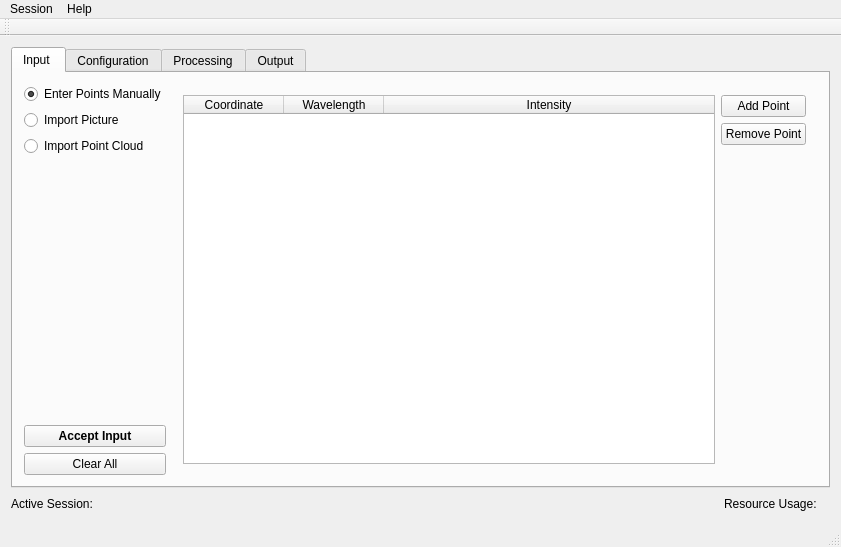
<?xml version="1.0" encoding="UTF-8"?>
<ui version="4.0">
 <class>GUIforDemoClass</class>
 <widget class="QMainWindow" name="GUIforDemoClass">
  <property name="geometry">
   <rect>
    <x>0</x>
    <y>0</y>
    <width>841</width>
    <height>547</height>
   </rect>
  </property>
  <property name="windowTitle">
   <string>GUI for Demo</string>
  </property>
  <widget class="QWidget" name="centralWidget">
   <layout class="QVBoxLayout" name="verticalLayout_2">
    <item>
     <layout class="QVBoxLayout" name="verticalLayout">
      <item>
       <widget class="QTabWidget" name="tabWidget">
        <property name="currentIndex">
         <number>0</number>
        </property>
        <widget class="QWidget" name="tab">
         <attribute name="title">
          <string>Input </string>
         </attribute>
         <layout class="QHBoxLayout" name="horizontalLayout_3">
          <item>
           <layout class="QVBoxLayout" name="verticalLayout_6">
            <item>
             <layout class="QVBoxLayout" name="verticalLayout_4">
              <item>
               <widget class="QRadioButton" name="radioButton">
                <property name="text">
                 <string>Enter Points Manually</string>
                </property>
                <property name="checked">
                 <bool>true</bool>
                </property>
               </widget>
              </item>
              <item>
               <widget class="QRadioButton" name="radioButton_2">
                <property name="text">
                 <string>Import Picture</string>
                </property>
               </widget>
              </item>
              <item>
               <widget class="QRadioButton" name="radioButton_3">
                <property name="text">
                 <string>Import Point Cloud</string>
                </property>
               </widget>
              </item>
             </layout>
            </item>
            <item>
             <spacer name="verticalSpacer_2">
              <property name="orientation">
               <enum>Qt::Vertical</enum>
              </property>
              <property name="sizeHint" stdset="0">
               <size>
                <width>20</width>
                <height>40</height>
               </size>
              </property>
             </spacer>
            </item>
            <item>
             <layout class="QVBoxLayout" name="verticalLayout_5">
              <item>
               <widget class="QPushButton" name="pushButton_3">
                <property name="font">
                 <font>
                  <weight>75</weight>
                  <bold>true</bold>
                 </font>
                </property>
                <property name="text">
                 <string>Accept Input</string>
                </property>
               </widget>
              </item>
              <item>
               <widget class="QPushButton" name="pushButton_4">
                <property name="text">
                 <string>Clear All</string>
                </property>
               </widget>
              </item>
             </layout>
            </item>
           </layout>
          </item>
          <item>
           <widget class="QStackedWidget" name="stackedWidget">
            <property name="currentIndex">
             <number>0</number>
            </property>
            <widget class="QWidget" name="page">
             <layout class="QHBoxLayout" name="horizontalLayout_2">
              <item>
               <widget class="QTableWidget" name="tableWidget">
                <attribute name="horizontalHeaderStretchLastSection">
                 <bool>true</bool>
                </attribute>
                <attribute name="verticalHeaderShowSortIndicator" stdset="0">
                 <bool>false</bool>
                </attribute>
                <column>
                 <property name="text">
                  <string>Coordinate</string>
                 </property>
                </column>
                <column>
                 <property name="text">
                  <string>Wavelength</string>
                 </property>
                </column>
                <column>
                 <property name="text">
                  <string>Intensity</string>
                 </property>
                </column>
               </widget>
              </item>
              <item>
               <layout class="QVBoxLayout" name="verticalLayout_3">
                <item>
                 <widget class="QPushButton" name="pushButton">
                  <property name="text">
                   <string>Add Point</string>
                  </property>
                 </widget>
                </item>
                <item>
                 <widget class="QPushButton" name="pushButton_2">
                  <property name="text">
                   <string>Remove Point</string>
                  </property>
                 </widget>
                </item>
                <item>
                 <spacer name="verticalSpacer">
                  <property name="orientation">
                   <enum>Qt::Vertical</enum>
                  </property>
                  <property name="sizeHint" stdset="0">
                   <size>
                    <width>20</width>
                    <height>40</height>
                   </size>
                  </property>
                 </spacer>
                </item>
               </layout>
              </item>
             </layout>
            </widget>
            <widget class="QWidget" name="page_2">
             <layout class="QHBoxLayout" name="horizontalLayout_5">
              <item>
               <layout class="QVBoxLayout" name="verticalLayout_11">
                <item>
                 <layout class="QVBoxLayout" name="verticalLayout_10">
                  <item>
                   <layout class="QHBoxLayout" name="horizontalLayout_4">
                    <item>
                     <widget class="QPushButton" name="pushButton_5">
                      <property name="text">
                       <string>Open file:</string>
                      </property>
                     </widget>
                    </item>
                    <item>
                     <widget class="QLineEdit" name="lineEdit"/>
                    </item>
                   </layout>
                  </item>
                  <item>
                   <layout class="QVBoxLayout" name="verticalLayout_7">
                    <item>
                     <widget class="QLabel" name="label_5">
                      <property name="text">
                       <string>File Info</string>
                      </property>
                     </widget>
                    </item>
                    <item>
                     <widget class="QPlainTextEdit" name="plainTextEdit"/>
                    </item>
                   </layout>
                  </item>
                 </layout>
                </item>
                <item>
                 <spacer name="verticalSpacer_3">
                  <property name="orientation">
                   <enum>Qt::Vertical</enum>
                  </property>
                  <property name="sizeHint" stdset="0">
                   <size>
                    <width>20</width>
                    <height>40</height>
                   </size>
                  </property>
                 </spacer>
                </item>
                <item>
                 <widget class="QPushButton" name="pushButton_6">
                  <property name="text">
                   <string>Start Image Sampling</string>
                  </property>
                 </widget>
                </item>
               </layout>
              </item>
              <item>
               <layout class="QVBoxLayout" name="verticalLayout_12">
                <item>
                 <layout class="QVBoxLayout" name="verticalLayout_8">
                  <item>
                   <widget class="QLabel" name="label_6">
                    <property name="text">
                     <string>World Position of Image</string>
                    </property>
                   </widget>
                  </item>
                  <item>
                   <layout class="QGridLayout" name="gridLayout">
                    <item row="0" column="0">
                     <widget class="QLabel" name="label_7">
                      <property name="text">
                       <string>X-coor</string>
                      </property>
                     </widget>
                    </item>
                    <item row="0" column="1">
                     <widget class="QLineEdit" name="lineEdit_2"/>
                    </item>
                    <item row="1" column="0">
                     <widget class="QLabel" name="label_8">
                      <property name="text">
                       <string>Y-coor</string>
                      </property>
                     </widget>
                    </item>
                    <item row="1" column="1">
                     <widget class="QLineEdit" name="lineEdit_3"/>
                    </item>
                    <item row="2" column="0">
                     <widget class="QLabel" name="label_9">
                      <property name="text">
                       <string>Z-coor</string>
                      </property>
                     </widget>
                    </item>
                    <item row="2" column="1">
                     <widget class="QLineEdit" name="lineEdit_4"/>
                    </item>
                   </layout>
                  </item>
                 </layout>
                </item>
                <item>
                 <layout class="QVBoxLayout" name="verticalLayout_9">
                  <item>
                   <widget class="QLabel" name="label_10">
                    <property name="text">
                     <string>Orientation of Image</string>
                    </property>
                   </widget>
                  </item>
                  <item>
                   <layout class="QGridLayout" name="gridLayout_2">
                    <item row="1" column="1">
                     <widget class="QLineEdit" name="lineEdit_6"/>
                    </item>
                    <item row="0" column="1">
                     <widget class="QLineEdit" name="lineEdit_5"/>
                    </item>
                    <item row="1" column="0">
                     <widget class="QLabel" name="label_12">
                      <property name="text">
                       <string>Y-rotation</string>
                      </property>
                     </widget>
                    </item>
                    <item row="2" column="1">
                     <widget class="QLineEdit" name="lineEdit_7"/>
                    </item>
                    <item row="2" column="0">
                     <widget class="QLabel" name="label_13">
                      <property name="text">
                       <string>Z-rotation</string>
                      </property>
                     </widget>
                    </item>
                    <item row="0" column="0">
                     <widget class="QLabel" name="label_11">
                      <property name="text">
                       <string>X-rotation</string>
                      </property>
                     </widget>
                    </item>
                   </layout>
                  </item>
                 </layout>
                </item>
                <item>
                 <spacer name="verticalSpacer_4">
                  <property name="orientation">
                   <enum>Qt::Vertical</enum>
                  </property>
                  <property name="sizeHint" stdset="0">
                   <size>
                    <width>20</width>
                    <height>40</height>
                   </size>
                  </property>
                 </spacer>
                </item>
               </layout>
              </item>
             </layout>
            </widget>
            <widget class="QWidget" name="page_3">
             <layout class="QHBoxLayout" name="horizontalLayout_7">
              <item>
               <layout class="QVBoxLayout" name="verticalLayout_14">
                <item>
                 <layout class="QHBoxLayout" name="horizontalLayout_6">
                  <item>
                   <widget class="QPushButton" name="pushButton_7">
                    <property name="text">
                     <string>Select File</string>
                    </property>
                   </widget>
                  </item>
                  <item>
                   <widget class="QLineEdit" name="lineEdit_8"/>
                  </item>
                 </layout>
                </item>
                <item>
                 <layout class="QVBoxLayout" name="verticalLayout_13">
                  <item>
                   <widget class="QLabel" name="label_14">
                    <property name="text">
                     <string>File Info</string>
                    </property>
                   </widget>
                  </item>
                  <item>
                   <widget class="QPlainTextEdit" name="plainTextEdit_2"/>
                  </item>
                 </layout>
                </item>
                <item>
                 <spacer name="verticalSpacer_5">
                  <property name="orientation">
                   <enum>Qt::Vertical</enum>
                  </property>
                  <property name="sizeHint" stdset="0">
                   <size>
                    <width>20</width>
                    <height>40</height>
                   </size>
                  </property>
                 </spacer>
                </item>
                <item>
                 <widget class="QPushButton" name="pushButton_8">
                  <property name="text">
                   <string>Start Sampling from Imported File</string>
                  </property>
                 </widget>
                </item>
               </layout>
              </item>
              <item>
               <spacer name="horizontalSpacer_2">
                <property name="orientation">
                 <enum>Qt::Horizontal</enum>
                </property>
                <property name="sizeHint" stdset="0">
                 <size>
                  <width>297</width>
                  <height>20</height>
                 </size>
                </property>
               </spacer>
              </item>
             </layout>
            </widget>
           </widget>
          </item>
         </layout>
        </widget>
        <widget class="QWidget" name="tab_2">
         <attribute name="title">
          <string>Configuration</string>
         </attribute>
         <layout class="QHBoxLayout" name="horizontalLayout_10">
          <item>
           <layout class="QVBoxLayout" name="verticalLayout_15">
            <item>
             <widget class="QLabel" name="label_15">
              <property name="text">
               <string>Wavelengths</string>
              </property>
             </widget>
            </item>
            <item>
             <widget class="QListWidget" name="listWidget"/>
            </item>
            <item>
             <widget class="QPushButton" name="pushButton_9">
              <property name="text">
               <string>Check Configuration</string>
              </property>
             </widget>
            </item>
            <item>
             <widget class="QPushButton" name="pushButton_16">
              <property name="text">
               <string>Remove Wavelength</string>
              </property>
             </widget>
            </item>
           </layout>
          </item>
          <item>
           <layout class="QVBoxLayout" name="verticalLayout_18">
            <item>
             <layout class="QVBoxLayout" name="verticalLayout_16">
              <item>
               <layout class="QHBoxLayout" name="horizontalLayout_8">
                <item>
                 <widget class="QLabel" name="label_16">
                  <property name="text">
                   <string>Optical Configuration</string>
                  </property>
                 </widget>
                </item>
                <item>
                 <spacer name="horizontalSpacer_3">
                  <property name="orientation">
                   <enum>Qt::Horizontal</enum>
                  </property>
                  <property name="sizeHint" stdset="0">
                   <size>
                    <width>40</width>
                    <height>20</height>
                   </size>
                  </property>
                 </spacer>
                </item>
                <item>
                 <widget class="QPushButton" name="pushButton_10">
                  <property name="text">
                   <string>Add</string>
                  </property>
                 </widget>
                </item>
                <item>
                 <widget class="QPushButton" name="pushButton_11">
                  <property name="text">
                   <string>Remove</string>
                  </property>
                 </widget>
                </item>
               </layout>
              </item>
              <item>
               <widget class="QTableWidget" name="tableWidget_2">
                <attribute name="horizontalHeaderDefaultSectionSize">
                 <number>150</number>
                </attribute>
                <attribute name="horizontalHeaderStretchLastSection">
                 <bool>true</bool>
                </attribute>
                <column>
                 <property name="text">
                  <string>Coordinate</string>
                 </property>
                </column>
                <column>
                 <property name="text">
                  <string>Diameter</string>
                 </property>
                </column>
                <column>
                 <property name="text">
                  <string>Curve Radius</string>
                 </property>
                </column>
                <column>
                 <property name="text">
                  <string>Refractive Index</string>
                 </property>
                </column>
                <column>
                 <property name="text">
                  <string>Asphericity</string>
                 </property>
                </column>
               </widget>
              </item>
             </layout>
            </item>
            <item>
             <spacer name="verticalSpacer_7">
              <property name="orientation">
               <enum>Qt::Vertical</enum>
              </property>
              <property name="sizeHint" stdset="0">
               <size>
                <width>20</width>
                <height>40</height>
               </size>
              </property>
             </spacer>
            </item>
            <item>
             <layout class="QHBoxLayout" name="horizontalLayout_9">
              <item>
               <layout class="QGridLayout" name="gridLayout_3">
                <item row="0" column="0">
                 <widget class="QLabel" name="label_17">
                  <property name="text">
                   <string>Pixel Grid Configuration</string>
                  </property>
                 </widget>
                </item>
                <item row="0" column="1">
                 <spacer name="horizontalSpacer_4">
                  <property name="orientation">
                   <enum>Qt::Horizontal</enum>
                  </property>
                  <property name="sizeHint" stdset="0">
                   <size>
                    <width>40</width>
                    <height>20</height>
                   </size>
                  </property>
                 </spacer>
                </item>
                <item row="1" column="0">
                 <widget class="QLabel" name="label_18">
                  <property name="text">
                   <string>Angular Resolution (Deg)</string>
                  </property>
                 </widget>
                </item>
                <item row="1" column="1">
                 <widget class="QLineEdit" name="lineEdit_9"/>
                </item>
                <item row="2" column="0">
                 <widget class="QLabel" name="label_19">
                  <property name="text">
                   <string>Max Angular Extend (Deg)</string>
                  </property>
                 </widget>
                </item>
                <item row="2" column="1">
                 <widget class="QLineEdit" name="lineEdit_10"/>
                </item>
               </layout>
              </item>
              <item>
               <spacer name="horizontalSpacer_5">
                <property name="orientation">
                 <enum>Qt::Horizontal</enum>
                </property>
                <property name="sizeHint" stdset="0">
                 <size>
                  <width>40</width>
                  <height>20</height>
                 </size>
                </property>
               </spacer>
              </item>
              <item>
               <layout class="QVBoxLayout" name="verticalLayout_17">
                <item>
                 <widget class="QPushButton" name="pushButton_12">
                  <property name="font">
                   <font>
                    <weight>75</weight>
                    <bold>true</bold>
                   </font>
                  </property>
                  <property name="text">
                   <string>Accept Configuration</string>
                  </property>
                 </widget>
                </item>
                <item>
                 <widget class="QPlainTextEdit" name="plainTextEdit_3">
                  <property name="sizePolicy">
                   <sizepolicy hsizetype="Expanding" vsizetype="Ignored">
                    <horstretch>0</horstretch>
                    <verstretch>0</verstretch>
                   </sizepolicy>
                  </property>
                 </widget>
                </item>
               </layout>
              </item>
             </layout>
            </item>
           </layout>
          </item>
         </layout>
        </widget>
        <widget class="QWidget" name="tab_3">
         <attribute name="title">
          <string>Processing</string>
         </attribute>
         <layout class="QVBoxLayout" name="verticalLayout_19">
          <item>
           <layout class="QGridLayout" name="gridLayout_4">
            <item row="0" column="0">
             <widget class="QPushButton" name="pushButton_13">
              <property name="text">
               <string>Check Data</string>
              </property>
             </widget>
            </item>
            <item row="0" column="1">
             <widget class="QLabel" name="label_20">
              <property name="text">
               <string>&lt;Status&gt;</string>
              </property>
             </widget>
            </item>
            <item row="1" column="0">
             <widget class="QPushButton" name="pushButton_14">
              <property name="text">
               <string>Trace</string>
              </property>
             </widget>
            </item>
            <item row="1" column="1">
             <widget class="QProgressBar" name="progressBar">
              <property name="value">
               <number>24</number>
              </property>
             </widget>
            </item>
            <item row="2" column="0">
             <widget class="QPushButton" name="pushButton_15">
              <property name="text">
               <string>Render</string>
              </property>
             </widget>
            </item>
            <item row="2" column="1">
             <widget class="QProgressBar" name="progressBar_2">
              <property name="value">
               <number>24</number>
              </property>
             </widget>
            </item>
           </layout>
          </item>
          <item>
           <widget class="QPlainTextEdit" name="plainTextEdit_4"/>
          </item>
         </layout>
        </widget>
        <widget class="QWidget" name="tab_4">
         <attribute name="title">
          <string>Output</string>
         </attribute>
        </widget>
       </widget>
      </item>
      <item>
       <layout class="QHBoxLayout" name="horizontalLayout">
        <item>
         <widget class="QLabel" name="label">
          <property name="text">
           <string>Active Session:</string>
          </property>
         </widget>
        </item>
        <item>
         <widget class="QLabel" name="label_3">
          <property name="text">
           <string>&lt;SessionName&gt;</string>
          </property>
         </widget>
        </item>
        <item>
         <spacer name="horizontalSpacer">
          <property name="orientation">
           <enum>Qt::Horizontal</enum>
          </property>
          <property name="sizeHint" stdset="0">
           <size>
            <width>40</width>
            <height>20</height>
           </size>
          </property>
         </spacer>
        </item>
        <item>
         <widget class="QLabel" name="label_2">
          <property name="text">
           <string>Resource Usage:</string>
          </property>
         </widget>
        </item>
        <item>
         <widget class="QLabel" name="label_4">
          <property name="text">
           <string>&lt;RAM and VRAM usage&gt;</string>
          </property>
         </widget>
        </item>
       </layout>
      </item>
     </layout>
    </item>
   </layout>
  </widget>
  <widget class="QMenuBar" name="menuBar">
   <property name="geometry">
    <rect>
     <x>0</x>
     <y>0</y>
     <width>841</width>
     <height>26</height>
    </rect>
   </property>
   <widget class="QMenu" name="menuSession">
    <property name="title">
     <string>Session</string>
    </property>
    <addaction name="actionNew_Session"/>
    <addaction name="actionOpen_Session"/>
    <addaction name="actionSave_Session"/>
    <addaction name="actionSave_as"/>
    <addaction name="actionClose"/>
   </widget>
   <widget class="QMenu" name="menuHelp">
    <property name="title">
     <string>Help</string>
    </property>
    <addaction name="actionDocumentation"/>
    <addaction name="actionSystem_Info"/>
    <addaction name="actionAbout"/>
   </widget>
   <addaction name="menuSession"/>
   <addaction name="menuHelp"/>
  </widget>
  <widget class="QToolBar" name="mainToolBar">
   <attribute name="toolBarArea">
    <enum>TopToolBarArea</enum>
   </attribute>
   <attribute name="toolBarBreak">
    <bool>false</bool>
   </attribute>
  </widget>
  <widget class="QStatusBar" name="statusBar"/>
  <action name="actionNew_Session">
   <property name="text">
    <string>New</string>
   </property>
  </action>
  <action name="actionOpen_Session">
   <property name="text">
    <string>Open</string>
   </property>
  </action>
  <action name="actionSave_Session">
   <property name="text">
    <string>Save</string>
   </property>
  </action>
  <action name="actionSave_as">
   <property name="text">
    <string>Save as...</string>
   </property>
  </action>
  <action name="actionClose">
   <property name="text">
    <string>Close</string>
   </property>
  </action>
  <action name="actionDocumentation">
   <property name="text">
    <string>Documentation</string>
   </property>
  </action>
  <action name="actionAbout">
   <property name="text">
    <string>About</string>
   </property>
  </action>
  <action name="actionSystem_Info">
   <property name="text">
    <string>System Info</string>
   </property>
  </action>
 </widget>
 <layoutdefault spacing="6" margin="11"/>
 <resources>
  <include location="GUIforDemo.qrc"/>
 </resources>
 <connections/>
</ui>
